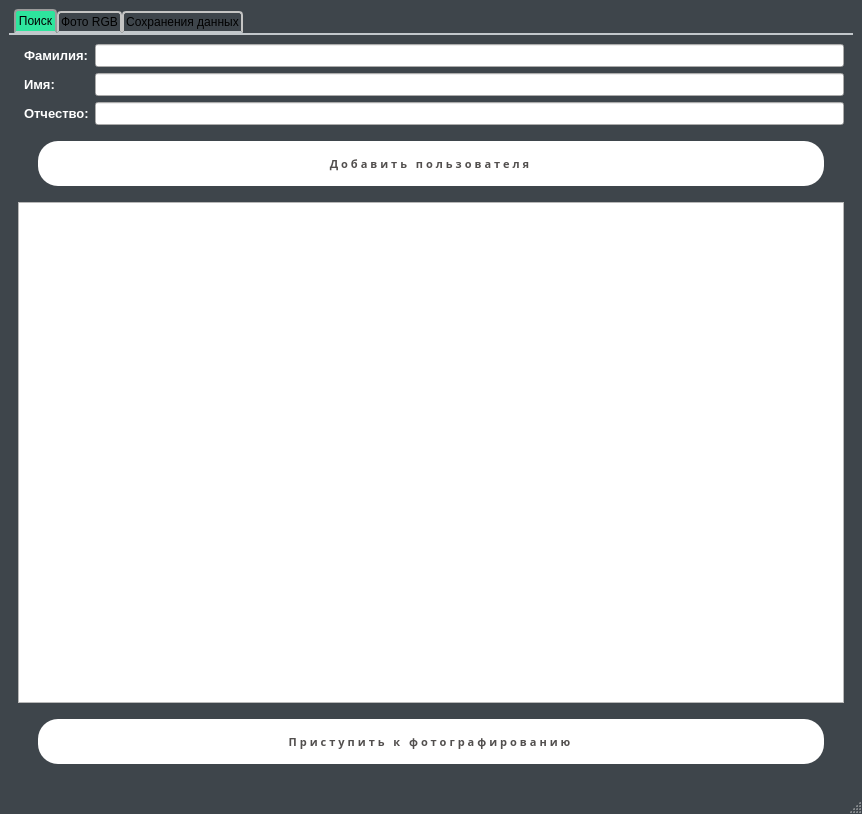
<?xml version="1.0" encoding="UTF-8"?>
<ui version="4.0">
 <class>MainWindow</class>
 <widget class="QMainWindow" name="MainWindow">
  <property name="geometry">
   <rect>
    <x>0</x>
    <y>0</y>
    <width>862</width>
    <height>814</height>
   </rect>
  </property>
  <property name="windowTitle">
   <string>Фотографирования</string>
  </property>
  <property name="styleSheet">
   <string notr="true">QMainWindow{
background: #3E454B;
}

QLabel{
color: #fff;
}


QPushButton:hover {
 background: #2EE59D;
  box-shadow: 0 15px 20px rgba(46,229,157,.4);
  color: white;
  transform: translateY(-7px); 

}

QPushButton {

  text-decoration: none;
  outline: none;
  display: inline-block;
  width: 140px;
  height: 45px;
  line-height: 45px;
  border-radius: 45px;
  margin: 10px 20px;
  font-family: 'Montserrat', sans-serif;
  font-size: 11px;
  text-transform: uppercase;
  text-align: center;
  letter-spacing: 3px;
  font-weight: 600;
  color: #524f4e;
  background: white;
  box-shadow: 0 8px 15px rgba(0,0,0,.1);
  transition: .3s;
border-radius: 20px;
 }

QPushButton:pressed {
    color: #111;
    border: 1px solid #3873d9;
    background: #fff;
 }</string>
  </property>
  <widget class="QWidget" name="centralwidget">
   <property name="font">
    <font>
     <family>Segoe MDL2 Assets</family>
     <pointsize>10</pointsize>
    </font>
   </property>
   <property name="styleSheet">
    <string notr="true">QTabWidget::pane { /* The tab widget frame */
    border-top: 2px solid #C2C7CB;
}

QTabWidget::tab-bar {
    left: 5px; /* move to the right by 5px */
}

/* Style the tab using the tab sub-control. Note that
    it reads QTabBar _not_ QTabWidget */
QTabBar::tab {
    background: qlineargradient(x1: 0, y1: 0, x2: 0, y2: 1,
                                stop: 0 #E1E1E1, stop: 0.4 #DDDDDD,
                                stop: 0.5 #D8D8D8, stop: 1.0 #D3D3D3);
    border: 2px solid #C4C4C3;
    border-bottom-color: #C2C7CB; /* same as the pane color */
    border-top-left-radius: 4px;
    border-top-right-radius: 4px;
    min-width: 20ex;
    padding: 2px;
}

QTabBar::tab:selected, QTabBar::tab:hover {
    
	background: #2EE59D;
}

QTabBar::tab:selected {
    border-color: #9B9B9B;
    border-bottom-color: #C2C7CB; /* same as pane color */
}

QTabBar::tab:!selected {
    margin-top: 2px; /* make non-selected tabs look smaller */
}</string>
   </property>
   <layout class="QGridLayout" name="gridLayout">
    <item row="0" column="0">
     <widget class="QTabWidget" name="tabWidget">
      <property name="styleSheet">
       <string notr="true"/>
      </property>
      <property name="currentIndex">
       <number>0</number>
      </property>
      <widget class="QWidget" name="tab">
       <property name="font">
        <font>
         <pointsize>10</pointsize>
         <weight>75</weight>
         <bold>true</bold>
        </font>
       </property>
       <attribute name="title">
        <string>Поиск</string>
       </attribute>
       <layout class="QGridLayout" name="gridLayout_2">
        <item row="0" column="0">
         <layout class="QFormLayout" name="formLayout_3">
          <item row="0" column="1">
           <layout class="QFormLayout" name="formLayout">
            <item row="0" column="0">
             <widget class="QLabel" name="label">
              <property name="font">
               <font>
                <pointsize>10</pointsize>
                <weight>75</weight>
                <bold>true</bold>
               </font>
              </property>
              <property name="text">
               <string>Фамилия:</string>
              </property>
             </widget>
            </item>
            <item row="1" column="0">
             <widget class="QLabel" name="label_2">
              <property name="font">
               <font>
                <pointsize>10</pointsize>
                <weight>75</weight>
                <bold>true</bold>
               </font>
              </property>
              <property name="text">
               <string>Имя:</string>
              </property>
             </widget>
            </item>
            <item row="2" column="0">
             <widget class="QLabel" name="label_3">
              <property name="font">
               <font>
                <pointsize>10</pointsize>
                <weight>75</weight>
                <bold>true</bold>
               </font>
              </property>
              <property name="text">
               <string>Отчество:</string>
              </property>
             </widget>
            </item>
            <item row="0" column="1">
             <widget class="QLineEdit" name="lineEdit"/>
            </item>
            <item row="1" column="1">
             <widget class="QLineEdit" name="lineEdit_2"/>
            </item>
            <item row="2" column="1">
             <widget class="QLineEdit" name="lineEdit_3"/>
            </item>
           </layout>
          </item>
          <item row="1" column="0" colspan="2">
           <widget class="QPushButton" name="pushButton">
            <property name="font">
             <font>
              <family>Montserrat,sans-serif</family>
              <pointsize>-1</pointsize>
              <weight>75</weight>
              <bold>true</bold>
              <underline>false</underline>
              <strikeout>false</strikeout>
             </font>
            </property>
            <property name="styleSheet">
             <string notr="true"/>
            </property>
            <property name="text">
             <string>Добавить пользователя</string>
            </property>
           </widget>
          </item>
         </layout>
        </item>
        <item row="1" column="0">
         <widget class="QTableWidget" name="tableWidget"/>
        </item>
        <item row="2" column="0">
         <widget class="QPushButton" name="pushButton_2">
          <property name="font">
           <font>
            <family>Montserrat,sans-serif</family>
            <pointsize>-1</pointsize>
            <weight>75</weight>
            <bold>true</bold>
            <underline>false</underline>
            <strikeout>false</strikeout>
           </font>
          </property>
          <property name="text">
           <string>Приступить к фотографированию</string>
          </property>
         </widget>
        </item>
       </layout>
      </widget>
      <widget class="QWidget" name="tab_2">
       <attribute name="title">
        <string>Фото RGB</string>
       </attribute>
       <layout class="QGridLayout" name="gridLayout_3">
        <item row="3" column="2">
         <widget class="QPushButton" name="pushButton_4">
          <property name="font">
           <font>
            <family>Montserrat,sans-serif</family>
            <pointsize>-1</pointsize>
            <weight>75</weight>
            <bold>true</bold>
            <underline>false</underline>
            <strikeout>false</strikeout>
           </font>
          </property>
          <property name="text">
           <string>Далее</string>
          </property>
         </widget>
        </item>
        <item row="3" column="1">
         <widget class="QPushButton" name="pushButton_3">
          <property name="font">
           <font>
            <family>Montserrat,sans-serif</family>
            <pointsize>-1</pointsize>
            <weight>75</weight>
            <bold>true</bold>
            <underline>false</underline>
            <strikeout>false</strikeout>
           </font>
          </property>
          <property name="text">
           <string>Сфотографировать</string>
          </property>
         </widget>
        </item>
        <item row="1" column="0" colspan="3">
         <widget class="QGraphicsView" name="graphicsView"/>
        </item>
        <item row="0" column="0" colspan="3">
         <widget class="QLabel" name="label_5">
          <property name="font">
           <font>
            <pointsize>12</pointsize>
            <weight>75</weight>
            <bold>true</bold>
           </font>
          </property>
          <property name="text">
           <string>Фотографирования обычной камерой</string>
          </property>
          <property name="textFormat">
           <enum>Qt::AutoText</enum>
          </property>
          <property name="alignment">
           <set>Qt::AlignCenter</set>
          </property>
         </widget>
        </item>
        <item row="3" column="0">
         <widget class="QPushButton" name="pushButton_12">
          <property name="text">
           <string>отмена</string>
          </property>
         </widget>
        </item>
       </layout>
      </widget>
      <widget class="QWidget" name="tab_4">
       <attribute name="title">
        <string>Сохранения данных</string>
       </attribute>
       <layout class="QGridLayout" name="gridLayout_4">
        <item row="0" column="0" colspan="3">
         <widget class="QGroupBox" name="groupBox_2">
          <property name="maximumSize">
           <size>
            <width>820</width>
            <height>111</height>
           </size>
          </property>
          <property name="title">
           <string/>
          </property>
          <layout class="QHBoxLayout" name="horizontalLayout_2">
           <item>
            <layout class="QFormLayout" name="formLayout_4">
             <item row="0" column="0">
              <widget class="QLabel" name="label_7">
               <property name="font">
                <font>
                 <pointsize>10</pointsize>
                 <weight>75</weight>
                 <bold>true</bold>
                </font>
               </property>
               <property name="text">
                <string>Фамилия:</string>
               </property>
              </widget>
             </item>
             <item row="0" column="1">
              <widget class="QLineEdit" name="lineEdit_5">
               <property name="enabled">
                <bool>false</bool>
               </property>
              </widget>
             </item>
             <item row="1" column="0">
              <widget class="QLabel" name="label_8">
               <property name="font">
                <font>
                 <pointsize>10</pointsize>
                 <weight>75</weight>
                 <bold>true</bold>
                </font>
               </property>
               <property name="text">
                <string>Имя:</string>
               </property>
              </widget>
             </item>
             <item row="1" column="1">
              <widget class="QLineEdit" name="lineEdit_6">
               <property name="enabled">
                <bool>false</bool>
               </property>
              </widget>
             </item>
             <item row="2" column="0">
              <widget class="QLabel" name="label_9">
               <property name="font">
                <font>
                 <pointsize>10</pointsize>
                 <weight>75</weight>
                 <bold>true</bold>
                </font>
               </property>
               <property name="text">
                <string>Отчество:</string>
               </property>
              </widget>
             </item>
             <item row="2" column="1">
              <widget class="QLineEdit" name="lineEdit_7">
               <property name="enabled">
                <bool>false</bool>
               </property>
              </widget>
             </item>
            </layout>
           </item>
          </layout>
         </widget>
        </item>
        <item row="2" column="0">
         <widget class="QPushButton" name="pushButton_11">
          <property name="font">
           <font>
            <family>Montserrat,sans-serif</family>
            <pointsize>-1</pointsize>
            <weight>75</weight>
            <bold>true</bold>
            <underline>false</underline>
            <strikeout>false</strikeout>
           </font>
          </property>
          <property name="text">
           <string>сохранить и обучить</string>
          </property>
         </widget>
        </item>
        <item row="2" column="1">
         <widget class="QPushButton" name="pushButton_10">
          <property name="font">
           <font>
            <family>Montserrat,sans-serif</family>
            <pointsize>-1</pointsize>
            <weight>75</weight>
            <bold>true</bold>
            <underline>false</underline>
            <strikeout>false</strikeout>
           </font>
          </property>
          <property name="text">
           <string>Отмена</string>
          </property>
         </widget>
        </item>
        <item row="2" column="2">
         <widget class="QPushButton" name="pushButton_9">
          <property name="font">
           <font>
            <family>Montserrat,sans-serif</family>
            <pointsize>-1</pointsize>
            <weight>75</weight>
            <bold>true</bold>
            <underline>false</underline>
            <strikeout>false</strikeout>
           </font>
          </property>
          <property name="text">
           <string>Сохранить</string>
          </property>
         </widget>
        </item>
        <item row="1" column="0" colspan="3">
         <widget class="QGroupBox" name="groupBox">
          <property name="minimumSize">
           <size>
            <width>0</width>
            <height>500</height>
           </size>
          </property>
          <property name="font">
           <font>
            <pointsize>10</pointsize>
            <weight>75</weight>
            <bold>true</bold>
           </font>
          </property>
          <property name="styleSheet">
           <string notr="true"/>
          </property>
          <property name="title">
           <string>Фото</string>
          </property>
          <property name="alignment">
           <set>Qt::AlignCenter</set>
          </property>
          <layout class="QHBoxLayout" name="horizontalLayout">
           <item>
            <layout class="QGridLayout" name="gridLayout_5">
             <item row="0" column="2">
              <widget class="QLabel" name="label_photo_3">
               <property name="text">
                <string>photo</string>
               </property>
              </widget>
             </item>
             <item row="1" column="1">
              <widget class="QLabel" name="label_photo_7">
               <property name="text">
                <string>photo</string>
               </property>
              </widget>
             </item>
             <item row="1" column="2">
              <widget class="QLabel" name="label_photo_8">
               <property name="text">
                <string>photo</string>
               </property>
              </widget>
             </item>
             <item row="0" column="3">
              <widget class="QLabel" name="label_photo_4">
               <property name="text">
                <string>photo</string>
               </property>
              </widget>
             </item>
             <item row="1" column="3">
              <widget class="QLabel" name="label_photo_9">
               <property name="text">
                <string>photo</string>
               </property>
              </widget>
             </item>
             <item row="1" column="4">
              <widget class="QLabel" name="label_photo_10">
               <property name="text">
                <string>photo</string>
               </property>
              </widget>
             </item>
             <item row="0" column="4">
              <widget class="QLabel" name="label_photo_5">
               <property name="text">
                <string>photo</string>
               </property>
              </widget>
             </item>
             <item row="1" column="0">
              <widget class="QLabel" name="label_photo_6">
               <property name="text">
                <string>photo</string>
               </property>
              </widget>
             </item>
             <item row="0" column="1">
              <widget class="QLabel" name="label_photo_2">
               <property name="text">
                <string>photo</string>
               </property>
              </widget>
             </item>
             <item row="0" column="0">
              <widget class="QLabel" name="label_photo_1">
               <property name="text">
                <string>photo</string>
               </property>
              </widget>
             </item>
            </layout>
           </item>
          </layout>
         </widget>
        </item>
       </layout>
      </widget>
     </widget>
    </item>
   </layout>
  </widget>
  <widget class="QStatusBar" name="statusbar"/>
  <action name="action">
   <property name="text">
    <string>Настройки</string>
   </property>
  </action>
  <action name="action_2">
   <property name="text">
    <string>Выход</string>
   </property>
  </action>
 </widget>
 <tabstops>
  <tabstop>lineEdit</tabstop>
  <tabstop>lineEdit_2</tabstop>
  <tabstop>lineEdit_3</tabstop>
  <tabstop>pushButton</tabstop>
  <tabstop>tableWidget</tabstop>
  <tabstop>pushButton_2</tabstop>
  <tabstop>graphicsView</tabstop>
  <tabstop>pushButton_4</tabstop>
  <tabstop>pushButton_3</tabstop>
  <tabstop>lineEdit_5</tabstop>
  <tabstop>lineEdit_6</tabstop>
  <tabstop>lineEdit_7</tabstop>
 </tabstops>
 <resources/>
 <connections/>
</ui>
